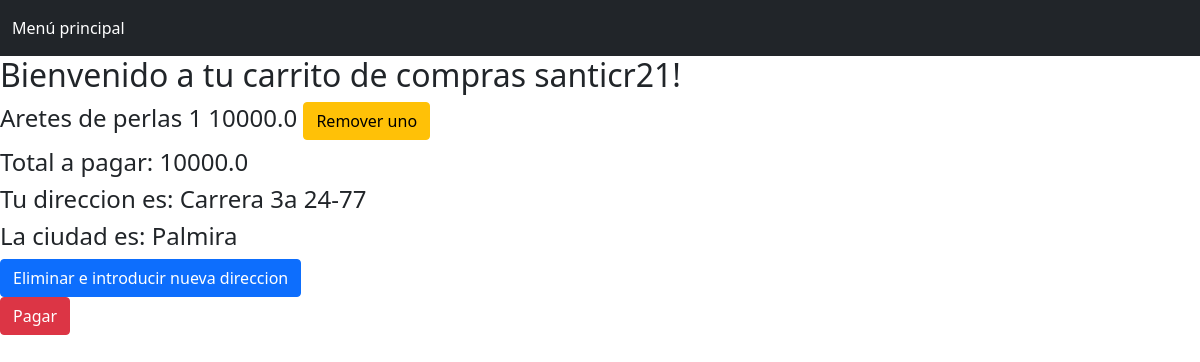
/cart (signed in), run on the app's committed database.
### tables this page shows
CREATE TABLE Cart(
        User TEXT, ItemId INTEGER, Quantity INTEGER, FOREIGN KEY(User) REFERENCES User(Name), FOREIGN KEY(ItemId) REFERENCES Item(Id), PRIMARY KEY(User, ItemId)
    );

CREATE TABLE Item (Id INTEGER PRIMARY KEY AUTOINCREMENT, Name TEXT, Quantity INT, Price REAL, Sold INT, Description TEXT, URL TEXT);

CREATE TABLE ClientAd (Id INTEGER PRIMARY KEY AUTOINCREMENT, User TEXT, Address TEXT, City TEXT, Phone TEXT, FOREIGN KEY(User) REFERENCES User(NAME));

### app.py (the view)
@app.route('/cart')
def cart():
    if "user" in session:
        user = session["user"]
        rows = readCartItems(user)
        lst = []
        total = 0
        for row in rows:
            data = {}
            data['item'] = row[0]
            data['cant'] = row[1]
            data['total'] = row[2]
            data['idIt'] = row[3]
            total += row[2]
            lst.append(data)
        ad = readAdd(user)
        return render_template('cart.html', lst = lst, user = user, total = total, ad = ad)
    return redirect(url_for('index'))

### controller.py (called while the page is built)
def readCartItems(user):
    conn = sqlite3.connect("items.db")
    cursor = conn.cursor()
    query1 = f"SELECT Name, Cart.Quantity, Cart.Quantity * Price, ItemId FROM Cart INNER JOIN Item ON Id = ItemId WHERE User = '{user}'"
    rows = cursor.execute(query1)
    rows = list(rows)
    conn.close()
    return rows

def readAdd(user):
    conn = sqlite3.connect('items.db')
    cursor = conn.cursor()
    query1 = f"SELECT Address, City FROM ClientAd WHERE User = '{user}'"
    lst = list(cursor.execute(query1))
    conn.close()
    return lst

### templates/cart.html (shortened to what this page needs)
<!DOCTYPE html>
<html>
	<head>
		<link href="https://cdn.jsdelivr.net/npm/bootstrap@5.0.2/dist/css/bootstrap.min.css" rel="stylesheet">
	</head>
	<body>
		<nav class="navbar navbar-dark bg-dark">
            <div class="container-fluid">
                <ul class="navbar-nav me-auto mb-2 mb-lg-0">
                    <li class="nav-item">
                        <a class="nav-link active" aria-current="page" href="{{ url_for('index') }}">
                            Menú principal
                        </a>
                    </li>
                </ul>
            </div>
        </nav>
		<h2>Bienvenido a tu carrito de compras {{ user }}!</h2>
        {% if total > 0 %}
		    {% for row in lst %}
            <form action="{{ url_for('remove_item', idIt = row['idIt']) }}">
                <h4>
                    {{ row['item'] }} {{ row['cant'] }} {{ row['total'] }}
                        <button type="submit" class="btn btn-warning">Remover uno</button>
                </h4>
            </form>
            {% endfor %}
            <h4>Total a pagar: {{ total }}</h4>
            {% if ad|length == 0 %}
                <a href="{{ url_for('address') }}">
                    <button type="submit" class="btn btn-primary">Agregar dirección</button>
                </a>
            {% elif ad|length > 0 %}
                <h4>Tu direccion es: {{ ad[0][0] }}</h4>
                <h4>La ciudad es: {{ ad[0][1] }}</h4>
                <a href="{{ url_for('address') }}">
                    <button type="submit" class="btn btn-primary">Eliminar e introducir nueva direccion</button>
                </a>
            {% endif %}
            <form action="{{ url_for('pay', user = user) }}">
                <button type="submit" class="btn btn-danger">Pagar</button>
            </form>
        {% endif %}
	</body>
</html>

### data on the page
Cart: item "Aretes de perlas", cant "1", total "10000.0"
ClientAd: Address "Carrera 3a 24-77", City "Palmira"

### other printed values
{{ user }} "santicr21"
{{ total }} "10000.0"
